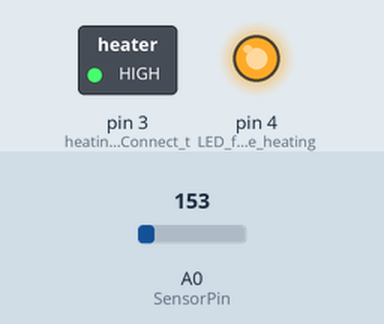
The sketch below on a simulated Arduino Uno, built with avr-gcc and run on an emulated ATmega328P. On the bench: switched loads named in the sketch (green lamp = pin HIGH), output pins drawn as LEDs (lit = HIGH). The inputs (shaded band) are chosen by the test bench; at power-on: A0 (SensorPin) = 153.

Above: at 0.1 s.
Timing chart, 0 to 1.6 s (numbered marks = the images above):
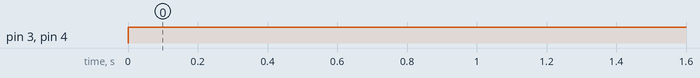

Measured:
- by itself, pin 3 (heating_active-_Connect_t), pin 4 (LED_for_active_heating): LOW → HIGH at 0.00 s

The sketch:

Hot_Potty.ino
```cpp
double temp = 0;
const int SensorPin = A0;                     //Currently using TMP36 sensor

void heat_on() {
        digitalWrite(3, HIGH);
        digitalWrite(4, HIGH);
}

void heat_off() {
        digitalWrite(3, LOW);
        digitalWrite(4, LOW);
}
void setup() {
  pinMode(3, OUTPUT);   //heating active- Connect to COM pin of relay and NO pin to load
  pinMode(4, OUTPUT);   //LED for active heating
}

void loop(){
  int SensorReading = analogRead(SensorPin);
  Serial.print("Sensor reading: ");           //**
  Serial.println(SensorReading);              //**
  double voltage = (SensorReading/1024)*5;    // sensor produces 0-5V represented by input value of 0-1023.
  temp = (voltage - .5) * 100;                // 10mV/degree Celsius change
    if (temp < 30) {                          //activate below 30, shut off at 32 to prevent constant switching
        heat_on();
    }
    else if (temp > 32) {
        heat_off();
      }
  Serial.print("Temp (C): = ");               //**
  Serial.println(temp);                       //**
  delay(1000);
}

//** only for debugging.
```
